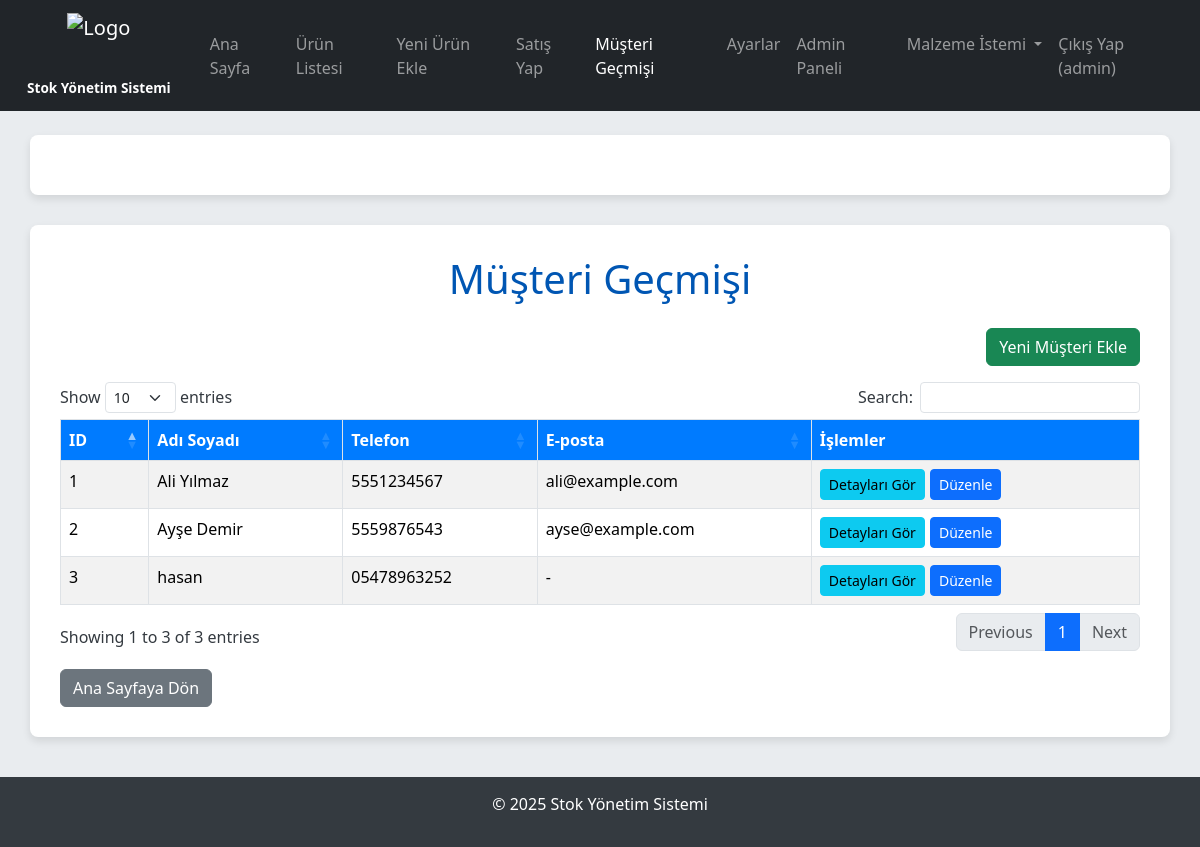
Before: /musteri_gecmisi (signed in) with the older database file.
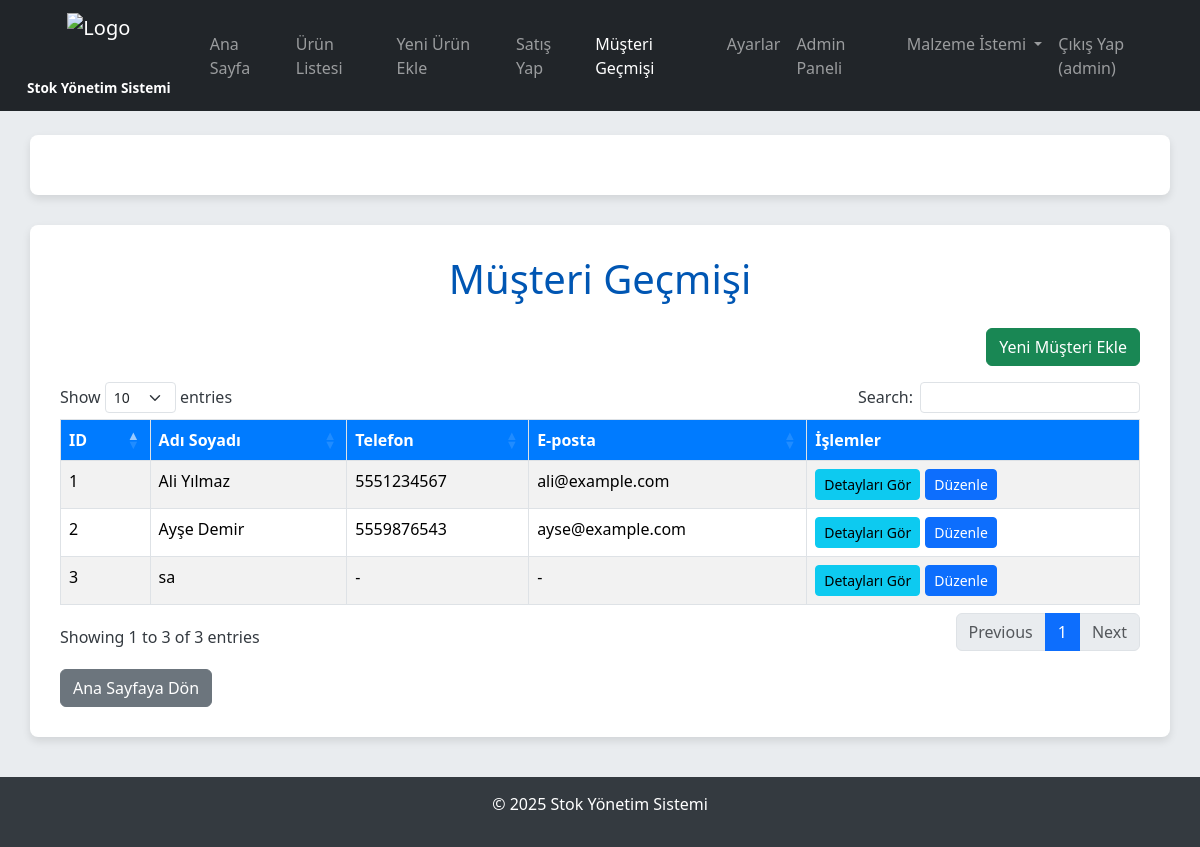
After: the same page with the newer database file.
### tables this page shows
CREATE TABLE musteriler (
            id INTEGER PRIMARY KEY AUTOINCREMENT,
            ad_soyad TEXT NOT NULL,
            telefon TEXT,
            adres TEXT,
            eposta TEXT,
            ekleyen_kullanici_id INTEGER,
            FOREIGN KEY (ekleyen_kullanici_id) REFERENCES kullanicilar (id)
        );

### app.py (the view)
@app.route('/musteri_gecmisi')
@login_required
def musteri_gecmisi():
    conn = get_db_connection()
    if session.get('rol') == 'admin':
        musteriler = conn.execute('SELECT id, ad_soyad, telefon, eposta FROM musteriler ORDER BY ad_soyad').fetchall()
    else: # Personel sadece kendi eklediği müşterileri görür
        musteriler = conn.execute('SELECT id, ad_soyad, telefon, eposta FROM musteriler WHERE ekleyen_kullanici_id = ? ORDER BY ad_soyad', (session['kullanici_id'],)).fetchall()
    kategoriler = conn.execute('SELECT DISTINCT kategori FROM urunler ORDER BY kategori').fetchall()
    conn.close()
    return render_template('musteri_gecmisi.html', musteriler=musteriler, kategoriler=kategoriler)

### app.py (called while the page is built)
def get_db_connection():
    conn = sqlite3.connect('stok.db')
    conn.row_factory = sqlite3.Row
    return conn

def login_required(f):
    @wraps(f)
    def decorated_function(*args, **kwargs):
        if 'kullanici_id' not in session:
            flash('Bu sayfaya erişmek için giriş yapmalısınız.', 'danger')
            return redirect(url_for('giris'))
        return f(*args, **kwargs)
    return decorated_function

### templates/musteri_gecmisi.html (shortened to what the changed rows need)
<!DOCTYPE html>
<html lang="tr">
<head>
    <link href="https://cdn.jsdelivr.net/npm/bootstrap@5.3.3/dist/css/bootstrap.min.css" rel="stylesheet">
    <link rel="stylesheet" type="text/css" href="https://cdn.datatables.net/1.11.5/css/dataTables.bootstrap5.min.css">
    <link rel="stylesheet" href="https://cdnjs.cloudflare.com/ajax/libs/font-awesome/6.0.0-beta3/css/all.min.css" />
</head>
<body>
    <div class="container">
        <h1>Müşteri Geçmişi</h1>
        <div class="table-responsive">
            <table class="table table-striped table-bordered table-hover" id="musteriTablosu">
                <thead>
                    <tr>
                        <th>ID</th>
                        <th>Adı Soyadı</th>
                        <th>Telefon</th>
                        <th>E-posta</th>
                        <th>İşlemler</th>
                    </tr>
                </thead>
                <tbody>
                    {% for musteri in musteriler %}
                    <tr>
                        <td>{{ musteri['id'] }}</td>
                        <td>{{ musteri['ad_soyad'] }}</td>
                        <td>{{ musteri['telefon'] if musteri['telefon'] else '-' }}</td>
                        <td>{{ musteri['eposta'] if musteri['eposta'] else '-' }}</td>
                        <td class="action-buttons">
                            <a href="{{ url_for('musteri_detay', musteri_id=musteri['id']) }}" class="btn btn-sm btn-info">Detayları Gör</a>
                            {% if session.get('rol') == 'admin' %}
                            <a href="{{ url_for('musteri_duzenle', id=musteri['id']) }}" class="btn btn-sm btn-primary">Düzenle</a>
                            {% endif %}
                        </td>
                    </tr>
                    {% else %}
                    <tr>
                        <td colspan="5" class="text-center text-muted">Hiç müşteri kaydı bulunmuyor.</td>
                    </tr>
                    {% endfor %}
                </tbody>
            </table>
        </div>
    </div>
</body>
</html>

Changed rows visible on the page:
changed musteriler id 3: ad_soyad "hasan" → "sa"; telefon "05478963252" → "-"
